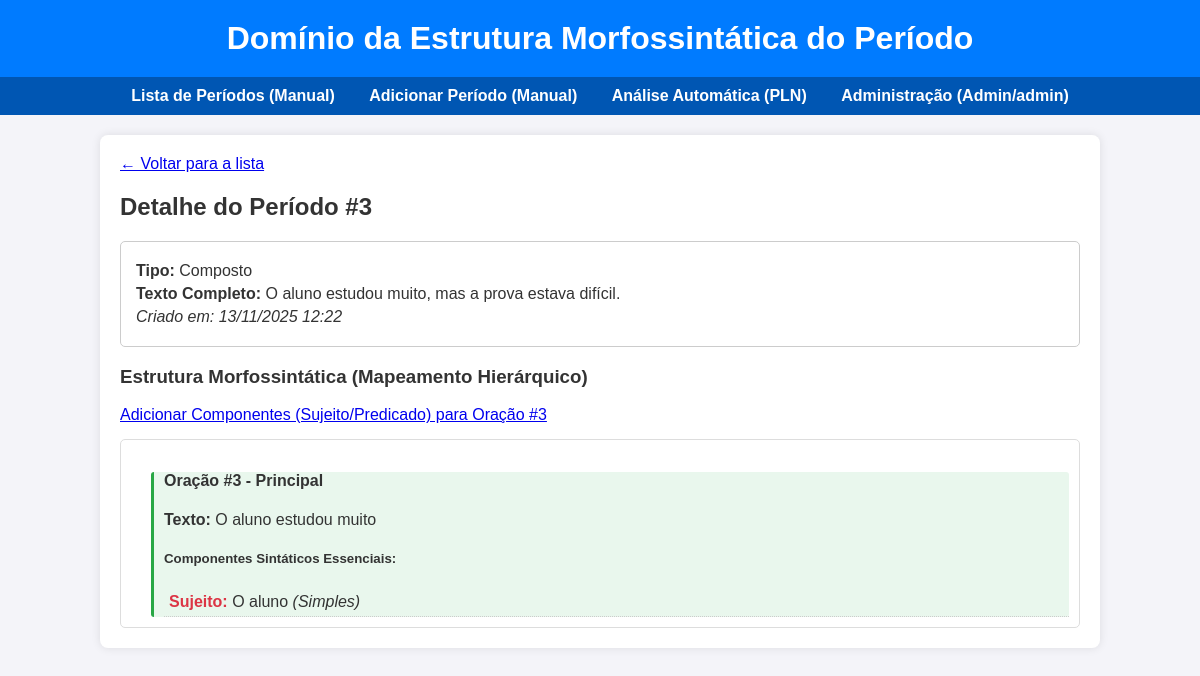
Screenshot of /periodo/3/ with the database file from the repository.
### catalogacao/models.py (models this page shows, shortened)
class Periodo(models.Model):
    texto_original = models.TextField(
        verbose_name="Texto do Período",
        help_text="O período completo a ser analisado."
    )
    tipo_periodo = models.CharField(
        max_length=10,
        choices=[('SIMPLES', 'Simples'), ('COMPOSTO', 'Composto')],
        default='SIMPLES',
        verbose_name="Tipo de Período"
    )
    data_criacao = models.DateTimeField(auto_now_add=True)
    class Meta:
        verbose_name = "Período"
        verbose_name_plural = "Períodos"

class Oracao(models.Model):
    periodo = models.ForeignKey(
        Periodo,
        on_delete=models.CASCADE,
        related_name='oracoes',
        verbose_name="Período de Origem"
    )
    texto_oracao = models.TextField(
        verbose_name="Texto da Oração",
        help_text="O trecho da oração dentro do período."
    )
    tipo_oracao = models.CharField(
        max_length=50,
        choices=[
            ('PRINCIPAL', 'Principal'),
            ('COORDENADA', 'Coordenada'),
            ('SUBORDINADA_SUBSTANTIVA', 'Subordinada Substantiva'),
            ('SUBORDINADA_ADJETIVA', 'Subordinada Adjetiva'),
            ('SUBORDINADA_ADVERBIAL', 'Subordinada Adverbial'),
            ('REDUZIDA', 'Reduzida')
        ],
        default='PRINCIPAL',
        verbose_name="Tipo de Oração"
    )
    oracao_principal = models.ForeignKey(
        'self',
        on_delete=models.SET_NULL,
        null=True,
        blank=True,
        related_name='subordinadas',
        verbose_name="Oração Principal/Regente"
    )
    class Meta:
        verbose_name = "Oração"
        verbose_name_plural = "Orações"

class ComponenteSintatico(models.Model):
    oracao = models.ForeignKey(
        Oracao,
        on_delete=models.CASCADE,
        related_name='componentes',
        verbose_name="Oração"
    )
    tipo_componente = models.CharField(
        max_length=10,
        choices=[('SUJEITO', 'Sujeito'), ('PREDICADO', 'Predicado')],
        verbose_name="Tipo de Componente"
    )
    texto_componente = models.TextField(
        verbose_name="Texto do Componente",
        help_text="O trecho que corresponde ao sujeito ou predicado."
    )
    classificacao = models.CharField(
        max_length=50,
        blank=True,
        null=True,
        verbose_name="Classificação Detalhada",
        help_text="Ex: Simples, Composto, Oculto, Indeterminado (para Sujeito); Verbal, Nominal, Verbo-Nominal (para Predicado)."
    )
    class Meta:
        verbose_name = "Componente Sintático"
        verbose_name_plural = "Componentes Sintáticos"
        unique_together = ('oracao', 'tipo_componente') # Garante no máximo 1 Sujeito e 1 Predicado por Oração

### catalogacao/views.py (the view)
# urls.py: path('periodo/<int:pk>/', views.periodo_detail, name='periodo_detail'),
def periodo_detail(request, pk):
    periodo = get_object_or_404(Periodo, pk=pk)
    oracoes_principais = periodo.oracoes.filter(oracao_principal__isnull=True)
    def get_oracoes_recursivo(oracao):
        oracao_data = {
            'oracao': oracao,
            'componentes': oracao.componentes.all(),
            'subordinadas': []
        }
        for subordinada in oracao.subordinadas.all():
            oracao_data['subordinadas'].append(get_oracoes_recursivo(subordinada))
        return oracao_data
    estrutura_sintatica = []
    for oracao_principal in oracoes_principais:
        estrutura_sintatica.append(get_oracoes_recursivo(oracao_principal))
    context = {
        'periodo': periodo,
        'estrutura_sintatica': estrutura_sintatica,
    }
    return render(request, 'catalogacao/periodo_detail.html', context)

### catalogacao/templates/catalogacao/periodo_detail.html (shortened to what this page needs)
{% extends "base.html" %}
{% block content %}
    <a href="{% url 'periodo_list' %}">← Voltar para a lista</a>
    <h2>Detalhe do Período #{{ periodo.id }}</h2>
    <div class="periodo-card">
        <p><strong>Tipo:</strong> {{ periodo.get_tipo_periodo_display }}</p>
        <p><strong>Texto Completo:</strong> {{ periodo.texto_original }}</p>
        <p><em>Criado em: {{ periodo.data_criacao|date:"d/m/Y H:i" }}</em></p>
    </div>
    <h3>Estrutura Morfossintática (Mapeamento Hierárquico)</h3>
    {% for oracao in periodo.oracoes.all %}
        <a href="{% url 'adicionar_componente_manual' oracao.pk %}" class="btn btn-sm btn-secondary" style="margin-bottom: 10px;">Adicionar Componentes (Sujeito/Predicado) para Oração #{{ oracao.id }}</a>
    {% endfor %}
    {% if estrutura_sintatica %}
        <div class="hierarquia">
            {% for oracao_data in estrutura_sintatica %}
                {% include "catalogacao/partials/oracao_card.html" with oracao_data=oracao_data nivel=0 %}
            {% endfor %}
        </div>
    {% else %}
        <p>Nenhuma oração associada a este período.</p>
    {% endif %}
{% endblock %}

### catalogacao/templates/base.html (shortened to what this page needs)
<!DOCTYPE html>
<html lang="pt-br">
<head>
</head>
<body>
    <header>
        <h1>Domínio da Estrutura Morfossintática do Período</h1>
    </header>
    <nav>
        <ul>
            <li><a href="{% url 'periodo_list' %}">Lista de Períodos (Manual)</a></li>
            <li><a href="{% url 'adicionar_periodo_manual' %}">Adicionar Período (Manual)</a></li>
            <li><a href="{% url 'analise_automatica' %}">Análise Automática (PLN)</a></li>
            <li><a href="{% url 'admin:index' %}">Administração (Admin/admin)</a></li>
        </ul>
    </nav>
    <div class="container">
        {% block content %}
        {% endblock %}
    </div>
</body>
</html>

### catalogacao/templates/catalogacao/partials/oracao_card.html (shortened to what this page needs)
{% load static %}
{% with oracao=oracao_data.oracao componentes=oracao_data.componentes subordinadas=oracao_data.subordinadas %}
    <div class="oracao-card" style="margin-left: {{ nivel|default:0|add:'20' }}px; border-left-color: {% if nivel == 0 %}#28a745{% elif nivel == 1 %}#ffc107{% else %}#dc3545{% endif %};">
        <h4>Oração #{{ oracao.id }} - {{ oracao.get_tipo_oracao_display }}</h4>
        <p><strong>Texto:</strong> {{ oracao.texto_oracao }}</p>
        {% if componentes %}
            <h5>Componentes Sintáticos Essenciais:</h5>
            {% for componente in componentes %}
                <div class="componente-card">
                    <span class="{% if componente.tipo_componente == 'SUJEITO' %}sujeito{% else %}predicado{% endif %}">
                        {{ componente.get_tipo_componente_display }}:
                    </span>
                    {{ componente.texto_componente }}
                    {% if componente.classificacao %}
                        <em>({{ componente.classificacao }})</em>
                    {% endif %}
                </div>
            {% endfor %}
        {% endif %}
    </div>
{% endwith %}

### catalogacao/templates/base.html (style rules this page uses)
body { font-family: Arial, sans-serif; margin: 0; padding: 0; background-color: #f4f4f9; color: #333; }
header { background-color: #007bff; color: white; padding: 20px; text-align: center; }
header h1 { margin: 0; }
nav { background-color: #0056b3; padding: 10px 0; }
nav ul { list-style: none; padding: 0; margin: 0; text-align: center; }
nav ul li { display: inline; margin: 0 15px; }
nav ul li a { color: white; text-decoration: none; font-weight: bold; }
.container { width: 80%; margin: 20px auto; background-color: white; padding: 20px; border-radius: 8px; box-shadow: 0 0 10px rgba(0, 0, 0, 0.1); }
.periodo-card { border: 1px solid #ccc; padding: 15px; margin-bottom: 15px; border-radius: 5px; background-color: #fff; }
.periodo-card p { margin: 5px 0; }
.oracao-card { border-left: 3px solid #28a745; padding-left: 10px; margin-top: 10px; background-color: #e9f7ed; border-radius: 3px; }
.componente-card { margin-top: 5px; padding: 5px; border-bottom: 1px dotted #ccc; }
.sujeito { color: #dc3545; font-weight: bold; }
.hierarquia { margin-top: 15px; padding: 10px; border: 1px solid #ddd; border-radius: 5px; }

### rows the page displays
Periodo: id "3", tipo_periodo "Composto", texto_original "O aluno estudou muito, mas a prova estava difícil.", data_criacao "13/11/2025 12:22"
Oracao: id "3", oracao.id "3", oracao.tipo_oracao "Principal", oracao.texto_oracao "O aluno estudou muito"
ComponenteSintatico: tipo_componente "Sujeito", texto_componente "O aluno", classificacao "Simples"
